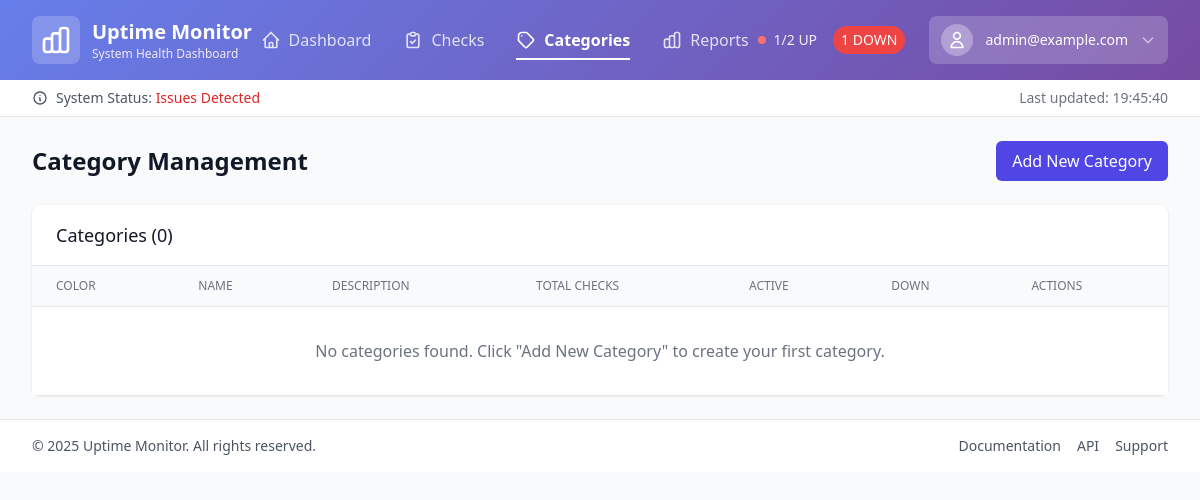
The app's page /categories.php (signed in), older data.
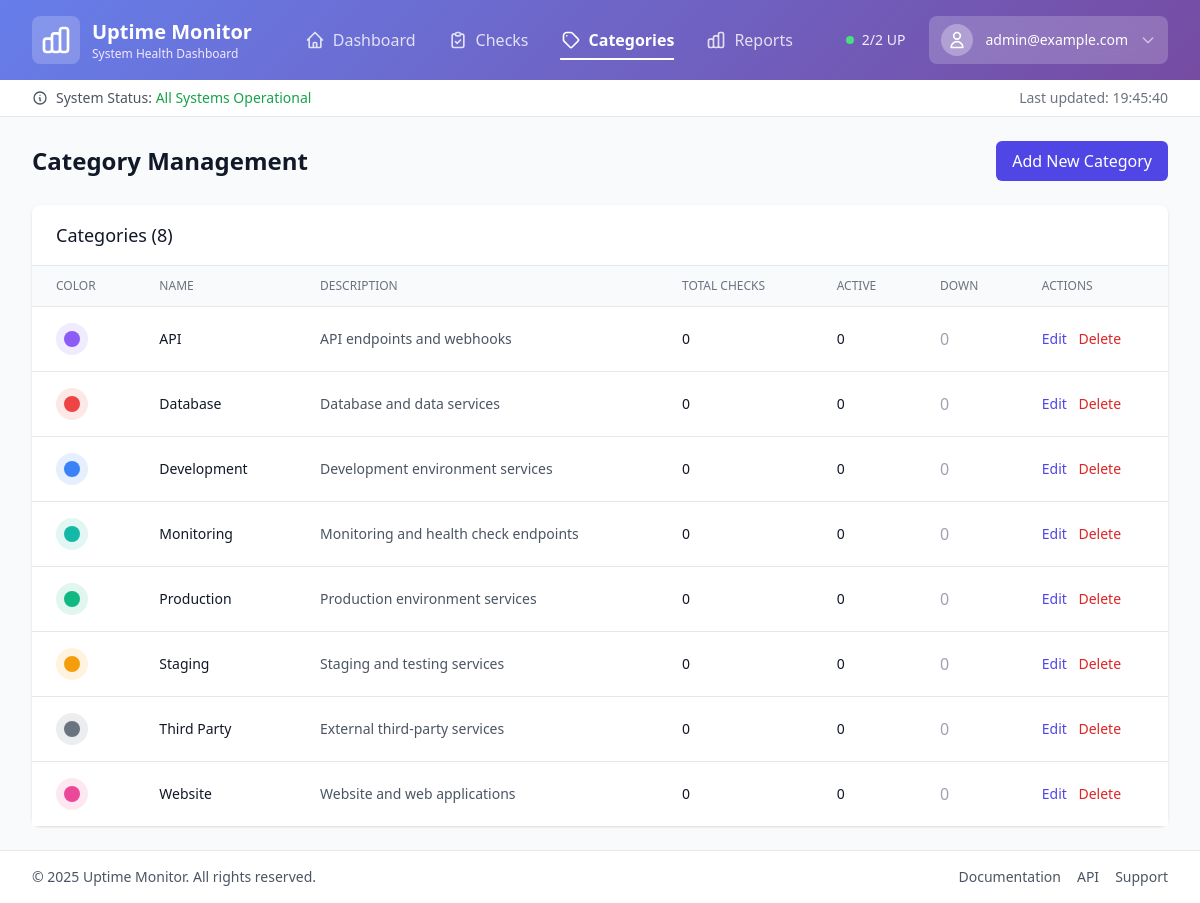
The same page, newer data.
### tables this page shows
CREATE TABLE `categories` (
  `id` int(11) NOT NULL,
  `name` varchar(50) NOT NULL,
  `color` varchar(7) DEFAULT '#6B7280',
  `icon` varchar(50) DEFAULT 'folder',
  `description` text DEFAULT NULL,
  `checks_count` int(11) DEFAULT 0,
  `created_at` timestamp NOT NULL DEFAULT current_timestamp(),
  `updated_at` timestamp NOT NULL DEFAULT current_timestamp() ON UPDATE current_timestamp()
);

### categories.php (the view, shortened to what the changed rows need)
<?php
require_once 'bootstrap.php';
$message = '';
$errors = [];
$categories = [];
try {
    $categories = $db->fetchAll("
        SELECT c.*,
               COUNT(DISTINCT ch.id) as total_checks,
               SUM(CASE WHEN ch.enabled = 1 THEN 1 ELSE 0 END) as active_checks,
               SUM(CASE WHEN ch.last_state = 'DOWN' AND ch.enabled = 1 THEN 1 ELSE 0 END) as down_checks
        FROM categories c
        LEFT JOIN checks ch ON c.id = ch.category_id
        GROUP BY c.id
        ORDER BY c.name ASC
    ");
} catch (Exception $e) {
    $errors[] = 'Failed to load categories: ' . $e->getMessage();
}
$colorOptions = [
    '#10B981' => 'Green',
    '#3B82F6' => 'Blue',
    '#8B5CF6' => 'Purple',
    '#EC4899' => 'Pink',
    '#EF4444' => 'Red',
    '#F59E0B' => 'Orange',
    '#14B8A6' => 'Teal',
    '#6B7280' => 'Gray',
    '#F97316' => 'Dark Orange',
    '#06B6D4' => 'Cyan',
    '#84CC16' => 'Lime',
    '#A855F7' => 'Violet'
];
$content = '
<div class="space-y-6">
    <div class="flex justify-between items-center">
        <h1 class="text-2xl font-bold text-gray-900">Category Management</h1>
        <button onclick="openCreateModal()"
                class="bg-indigo-600 text-white px-4 py-2 rounded-md hover:bg-indigo-700">
            Add New Category
        </button>
    </div>
    ' . $message;
$content .= '
    <div class="bg-white shadow rounded-lg">
        <div class="px-6 py-4 border-b border-gray-200">
            <h2 class="text-lg font-medium text-gray-900">Categories (' . count($categories) . ')</h2>
        </div>
        <div class="overflow-x-auto">
            <table class="min-w-full divide-y divide-gray-200">
                <thead class="bg-gray-50">
                    <tr>
                        <th class="px-6 py-3 text-left text-xs font-medium text-gray-500 uppercase">Color</th>
                        <th class="px-6 py-3 text-left text-xs font-medium text-gray-500 uppercase">Name</th>
                        <th class="px-6 py-3 text-left text-xs font-medium text-gray-500 uppercase">Description</th>
                        <th class="px-6 py-3 text-left text-xs font-medium text-gray-500 uppercase">Total Checks</th>
                        <th class="px-6 py-3 text-left text-xs font-medium text-gray-500 uppercase">Active</th>
                        <th class="px-6 py-3 text-left text-xs font-medium text-gray-500 uppercase">Down</th>
                        <th class="px-6 py-3 text-left text-xs font-medium text-gray-500 uppercase">Actions</th>
                    </tr>
                </thead>
                <tbody class="bg-white divide-y divide-gray-200">';
if (empty($categories)) {
    $content .= '
                    <tr>
                        <td colspan="7" class="px-6 py-8 text-center text-gray-500">
                            No categories found. Click "Add New Category" to create your first category.
                        </td>
                    </tr>';
} else {
    foreach ($categories as $category) {
        $content .= '
                    <tr>
                        <td class="px-6 py-4">
                            <div class="w-8 h-8 rounded-full flex items-center justify-center"
                                 style="background-color: ' . $category['color'] . '20;">
                                <div class="w-4 h-4 rounded-full" style="background-color: ' . $category['color'] . ';"></div>
                            </div>
                        </td>
                        <td class="px-6 py-4">
                            <div class="text-sm font-medium text-gray-900">' . htmlspecialchars($category['name']) . '</div>
                        </td>
                        <td class="px-6 py-4">
                            <div class="text-sm text-gray-600">' .
                            (empty($category['description']) ? '<span class="text-gray-400">-</span>' : htmlspecialchars($category['description'])) . '</div>
                        </td>
                        <td class="px-6 py-4 text-sm text-gray-900">' . $category['total_checks'] . '</td>
                        <td class="px-6 py-4 text-sm text-gray-900">' . ($category['active_checks'] ?? 0) . '</td>
                        <td class="px-6 py-4">
                            ' . ($category['down_checks'] > 0
                                ? '<span class="badge bg-red-100 text-red-800">' . $category['down_checks'] . '</span>'
                                : '<span class="text-gray-400">0</span>') . '
                        </td>
                        <td class="px-6 py-4 text-sm space-x-2">
                            <button onclick="openEditModal(' . htmlspecialchars(json_encode($category)) . ')"
                                    class="text-indigo-600 hover:text-indigo-900">Edit</button>
                            <button onclick="deleteCategory(' . $category['id'] . ', \'' . htmlspecialchars($category['name'], ENT_QUOTES) . '\', ' . $category['total_checks'] . ')"
                                    class="text-red-600 hover:text-red-900">Delete</button>
                        </td>
                    </tr>';
    }
}
$content .= '
                </tbody>
            </table>
        </div>
    </div>
</div>
<div id="categoryModal" class="hidden fixed inset-0 bg-gray-600 bg-opacity-50 overflow-y-auto h-full w-full z-50">
    <div class="relative top-20 mx-auto p-5 border w-96 shadow-lg rounded-md bg-white">
        <h3 id="modalTitle" class="text-lg font-bold text-gray-900 mb-4">Add New Category</h3>
        <form id="categoryForm" method="POST">
            <input type="hidden" name="csrf_token" value="' . $auth->getCsrfToken() . '">
            <input type="hidden" name="action" id="formAction" value="create">
            <input type="hidden" name="category_id" id="categoryId" value="">
            <div class="space-y-4">
                <div>
                    <label for="name" class="block text-sm font-medium text-gray-700">Category Name</label>
                    <input type="text" id="name" name="name" required maxlength="50"
                           class="mt-1 block w-full px-3 py-2 border border-gray-300 rounded-md focus:outline-none focus:ring-indigo-500 focus:border-indigo-500">
                </div>
                <div>
                    <label for="color" class="block text-sm font-medium text-gray-700">Color</label>
                    <div class="mt-1 flex items-center space-x-2">
                        <input type="color" id="color" name="color" value="#6B7280"
                               class="h-10 w-20 border border-gray-300 rounded cursor-pointer">
                        <select id="colorPreset" onchange="document.getElementById(\'color\').value = this.value"
                                class="flex-1 px-3 py-2 border border-gray-300 rounded-md focus:outline-none focus:ring-indigo-500 focus:border-indigo-500">
                            <option value="">Select preset color...</option>';
foreach ($colorOptions as $hex => $name) {
    $content .= '<option value="' . $hex . '" style="color: ' . $hex . ';">● ' . $name . '</option>';
}
$content .= '
                        </select>
                    </div>
                </div>
            </div>
        </form>
    </div>
</div>
<script>
function openCreateModal() {
    document.getElementById("modalTitle").textContent = "Add New Category";
    document.getElementById("formAction").value = "create";
    document.getElementById("categoryId").value = "";
    document.getElementById("name").value = "";
    document.getElementById("color").value = "#6B7280";
    document.getElementById("colorPreset").value = "";
    document.getElementById("icon").value = "";
    document.getElementById("description").value = "";
    document.getElementById("submitText").textContent = "Create Category";
    document.getElementById("categoryModal").classList.remove("hidden");
}
function openEditModal(category) {
    document.getElementById("modalTitle").textContent = "Edit Category";
    document.getElementById("formAction").value = "update";
    document.getElementById("categoryId").value = category.id;
    document.getElementById("name").value = category.name;
    document.getElementById("color").value = category.color;
    document.getElementById("colorPreset").value = category.color;
    document.getElementById("icon").value = category.icon || "";
    document.getElementById("description").value = category.description || "";
    document.getElementById("submitText").textContent = "Update Category";
    document.getElementById("categoryModal").classList.remove("hidden");
}
function closeModal() {
    document.getElementById("categoryModal").classList.add("hidden");
}
function deleteCategory(id, name, checkCount) {
    if (checkCount > 0) {
        alert(`Cannot delete "${name}": ${checkCount} check(s) are using this category. Please reassign them first.`);
        return;
    }
    if (confirm(`Are you sure you want to delete category "${name}"?`)) {
        const form = document.createElement("form");
        form.method = "POST";
        form.innerHTML = `
            <input type="hidden" name="csrf_token" value="' . $auth->getCsrfToken() . '">
            <input type="hidden" name="action" value="delete">
            <input type="hidden" name="category_id" value="${id}">
        `;
        document.body.appendChild(form);
        form.submit();
    }
}
// Close modal when clicking outside
document.getElementById("categoryModal").addEventListener("click", function(e) {
    if (e.target === this) {
        closeModal();
    }
});
// Visual feedback for color selection
document.getElementById("color").addEventListener("change", function() {
    document.getElementById("colorPreset").value = this.value;
});
</script>';
renderTemplate('Category Management', $content);

### bootstrap.php (shortened to what the changed rows need)
<?php
$isCLI = php_sapi_name() === 'cli';
$config = require __DIR__ . '/config/config.php';
date_default_timezone_set($config['app']['timezone']);
spl_autoload_register(function ($class) {
    $file = __DIR__ . '/lib/' . $class . '.php';
});
try {
    $db = Database::getInstance($config);
} catch (Exception $e) {
    error_log('Database initialization failed: ' . $e->getMessage());
    if (ini_get('display_errors')) {
        die('Database connection failed: ' . $e->getMessage());
    } else {
        http_response_code(500);
        die('Database connection failed. Please check configuration.');
    }
}
if (!$isCLI) {
    $auth = new Auth($db, $config);
}
function renderTemplate(string $title, string $content, bool $requireAuth = true): void {
    global $auth, $config, $db;
    if ($requireAuth) {
        $auth->requireAuth();
    }
    $user = $auth->getCurrentUser();
    $csrfToken = $auth->getCsrfToken();
    $currentPage = basename($_SERVER['PHP_SELF'], '.php');
    $stats = [];
    if ($user) {
        try {
            $stats = [
                'total_checks' => $db->fetchColumn("SELECT COUNT(*) FROM checks WHERE enabled = 1") ?: 0,
                'checks_up' => $db->fetchColumn("SELECT COUNT(*) FROM checks WHERE enabled = 1 AND last_state = 'UP'") ?: 0,
                'checks_down' => $db->fetchColumn("SELECT COUNT(*) FROM checks WHERE enabled = 1 AND last_state = 'DOWN'") ?: 0,
                'open_incidents' => $db->fetchColumn("SELECT COUNT(*) FROM incidents WHERE status = 'OPEN'") ?: 0,
            ];
        } catch (Exception $e) {
        }
    }
    echo "<!DOCTYPE html>
<html lang=\"en\">
<head>
    <title>{$title} - Uptime Monitor</title>
    <script src=\"https://cdn.tailwindcss.com\"></script>
</head>
<body class=\"bg-gray-50\">
    <header class=\"header-gradient shadow-lg\">
        <div class=\"max-w-7xl mx-auto px-4 sm:px-6 lg:px-8\">
            <div class=\"flex justify-between items-center py-4\">
                <div class=\"flex items-center space-x-4\">
                    <div class=\"flex items-center space-x-3\">
                        <div>
                            <h1 class=\"text-xl font-bold text-white\">Uptime Monitor</h1>
                        </div>
                    </div>
                </div>
                " . ($user ? "
                    <a href=\"/dashboard.php\" class=\"nav-link text-white/80 hover:text-white " . ($currentPage === 'dashboard' ? 'active' : '') . "\">
                    </a>
                    <a href=\"/checks.php\" class=\"nav-link text-white/80 hover:text-white " . ($currentPage === 'checks' ? 'active' : '') . "\">
                    </a>
                    <a href=\"/categories.php\" class=\"nav-link text-white/80 hover:text-white " . ($currentPage === 'categories' ? 'active' : '') . "\">
                    </a>
                    <a href=\"/reports.php\" class=\"nav-link text-white/80 hover:text-white " . ($currentPage === 'reports' ? 'active' : '') . "\">
                    </a>
                <div class=\"flex items-center space-x-6\">
                    <div class=\"hidden lg:flex items-center space-x-4 text-white/90\">
                        " . (!empty($stats) ? "
                        <div class=\"flex items-center space-x-2\">
                            <div class=\"w-2 h-2 rounded-full " . ($stats['checks_down'] > 0 ? 'bg-red-400 pulse-red' : 'bg-green-400 pulse-green') . "\"></div>
                            <span class=\"text-sm font-medium\">{$stats['checks_up']}/{$stats['total_checks']} UP</span>
                        </div>
                        " . ($stats['checks_down'] > 0 ? "
                        <div class=\"flex items-center space-x-2\">
                            <span class=\"text-sm bg-red-500 text-white px-2 py-1 rounded-full font-medium\">{$stats['checks_down']} DOWN</span>
                        </div>
                        " : "") .
                        ($stats['open_incidents'] > 0 ? "
                            <span class=\"text-sm bg-yellow-500 text-white px-2 py-1 rounded-full font-medium\">{$stats['open_incidents']} Incidents</span>
                        " : "") : "") . "
                    </div>
                            <span class=\"text-sm text-white font-medium hidden md:block\">{$user['email']}</span>
                                <p class=\"text-sm font-medium text-gray-900 truncate\">{$user['email']}</p>
                </div>
                " : "
                ") . "
            </div>
        </div>
    </header>
    " . (!empty($stats) && $user ? "
    <div class=\"bg-white border-b border-gray-200\">
        <div class=\"max-w-7xl mx-auto px-4 sm:px-6 lg:px-8 py-2\">
            <div class=\"flex justify-between items-center text-sm\">
                <div class=\"flex items-center space-x-2 text-gray-600\">
                    <span>System Status: " . ($stats['checks_down'] > 0 ?
                        '<span class="text-red-600 font-medium">Issues Detected</span>' :
                        '<span class="text-green-600 font-medium">All Systems Operational</span>') . "</span>
                </div>
                    Last updated: <span id=\"last-updated\">" . date('H:i:s') . "</span>
            </div>
        </div>
    </div>
    " : "") . "
    <main class=\"max-w-7xl mx-auto py-6 px-4 sm:px-6 lg:px-8\">
        {$content}
    </main>
                    &copy; " . date('Y') . " Uptime Monitor. All rights reserved.
        window.csrfToken = '{$csrfToken}';
</body>
</html>";
}

Row changes from the older to the newer data that the page shows:
added categories: id "2", name "Staging", description "Staging and testing services", total_checks "0", active_checks "0"
added categories: name "API", description "API endpoints and webhooks", total_checks "0", active_checks "0"
added categories: name "Database", description "Database and data services", total_checks "0", active_checks "0"
added categories: name "Development", description "Development environment services", total_checks "0", active_checks "0"
added categories: name "Monitoring", description "Monitoring and health check endpoints", total_checks "0", active_checks "0"
added categories: name "Production", description "Production environment services", total_checks "0", active_checks "0"
added categories: name "Third Party", description "External third-party services", total_checks "0", active_checks "0"
added categories: name "Website", description "Website and web applications", total_checks "0", active_checks "0"
Text that changed along with them:
count($categories): "0" → "8"
$stats['checks_up']: "1" → (not shown)
$stats['total_checks']: "2" → (not shown)
$stats['checks_down']: "1" → (not shown)
text no longer shown: "DOWN Issues Detected No categories found. Click \"Add New Category\" to create your first category."
text now shown: "All Systems Operational"
